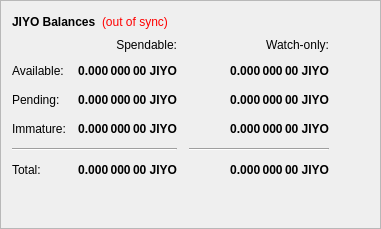
        <widget class="QFrame" name="frame">
         <property name="frameShape">
          <enum>QFrame::StyledPanel</enum>
         </property>
         <property name="frameShadow">
          <enum>QFrame::Raised</enum>
         </property>
         <layout class="QVBoxLayout" name="verticalLayout_4">
          <item>
           <layout class="QHBoxLayout" name="horizontalLayout_4">
            <item>
             <widget class="QLabel" name="label_5">
              <property name="font">
               <font>
                <weight>75</weight>
                <bold>true</bold>
               </font>
              </property>
              <property name="text">
               <string>JIYO Balances</string>
              </property>
             </widget>
            </item>
            <item>
             <widget class="QLabel" name="labelWalletStatus">
              <property name="cursor">
               <cursorShape>WhatsThisCursor</cursorShape>
              </property>
              <property name="toolTip">
               <string>The displayed information may be out of date. Your wallet automatically synchronizes with the Jiyo network after a connection is established, but this process has not completed yet.</string>
              </property>
              <property name="styleSheet">
               <string notr="true">QLabel { color: red; }</string>
              </property>
              <property name="text">
               <string notr="true">(out of sync)</string>
              </property>
              <property name="alignment">
               <set>Qt::AlignLeading|Qt::AlignLeft|Qt::AlignVCenter</set>
              </property>
             </widget>
            </item>
            <item>
             <spacer name="horizontalSpacer_3">
              <property name="orientation">
               <enum>Qt::Horizontal</enum>
              </property>
              <property name="sizeHint" stdset="0">
               <size>
                <width>40</width>
                <height>20</height>
               </size>
              </property>
             </spacer>
            </item>
           </layout>
          </item>
          <item>
           <layout class="QGridLayout" name="gridLayout">
            <property name="spacing">
             <number>12</number>
            </property>
            <item row="2" column="2">
             <widget class="QLabel" name="labelWatchPending">
              <property name="font">
               <font>
                <weight>75</weight>
                <bold>true</bold>
               </font>
              </property>
              <property name="cursor">
               <cursorShape>IBeamCursor</cursorShape>
              </property>
              <property name="toolTip">
               <string>Unconfirmed transactions to watch-only addresses</string>
              </property>
              <property name="text">
               <string notr="true">0.000 000 00 JIYO</string>
              </property>
              <property name="alignment">
               <set>Qt::AlignRight|Qt::AlignTrailing|Qt::AlignVCenter</set>
              </property>
              <property name="textInteractionFlags">
               <set>Qt::LinksAccessibleByMouse|Qt::TextSelectableByKeyboard|Qt::TextSelectableByMouse</set>
              </property>
             </widget>
            </item>
            <item row="2" column="1">
             <widget class="QLabel" name="labelUnconfirmed">
              <property name="font">
               <font>
                <weight>75</weight>
                <bold>true</bold>
               </font>
              </property>
              <property name="cursor">
               <cursorShape>IBeamCursor</cursorShape>
              </property>
              <property name="toolTip">
               <string>Total of transactions that have yet to be confirmed, and do not yet count toward the spendable balance</string>
              </property>
              <property name="text">
               <string notr="true">0.000 000 00 JIYO</string>
              </property>
              <property name="alignment">
               <set>Qt::AlignRight|Qt::AlignTrailing|Qt::AlignVCenter</set>
              </property>
              <property name="textInteractionFlags">
               <set>Qt::LinksAccessibleByMouse|Qt::TextSelectableByKeyboard|Qt::TextSelectableByMouse</set>
              </property>
             </widget>
            </item>
            <item row="3" column="2">
             <widget class="QLabel" name="labelWatchImmature">
              <property name="font">
               <font>
                <weight>75</weight>
                <bold>true</bold>
               </font>
              </property>
              <property name="cursor">
               <cursorShape>IBeamCursor</cursorShape>
              </property>
              <property name="toolTip">
               <string>Staked or masternode rewards in watch-only addresses that has not yet matured</string>
              </property>
              <property name="text">
               <string notr="true">0.000 000 00 JIYO</string>
              </property>
              <property name="alignment">
               <set>Qt::AlignRight|Qt::AlignTrailing|Qt::AlignVCenter</set>
              </property>
              <property name="textInteractionFlags">
               <set>Qt::LinksAccessibleByMouse|Qt::TextSelectableByKeyboard|Qt::TextSelectableByMouse</set>
              </property>
             </widget>
            </item>
            <item row="4" column="0" colspan="2">
             <widget class="Line" name="lineSpendableBalance">
              <property name="orientation">
               <enum>Qt::Horizontal</enum>
              </property>
             </widget>
            </item>
            <item row="4" column="2">
             <widget class="Line" name="lineWatchBalance">
              <property name="sizePolicy">
               <sizepolicy hsizetype="Preferred" vsizetype="Fixed">
                <horstretch>0</horstretch>
                <verstretch>0</verstretch>
               </sizepolicy>
              </property>
              <property name="minimumSize">
               <size>
                <width>140</width>
                <height>0</height>
               </size>
              </property>
              <property name="orientation">
               <enum>Qt::Horizontal</enum>
              </property>
             </widget>
            </item>
            <item row="5" column="0">
             <widget class="QLabel" name="labelTotalText">
              <property name="text">
               <string>Total:</string>
              </property>
             </widget>
            </item>
            <item row="3" column="1">
             <widget class="QLabel" name="labelImmature">
              <property name="font">
               <font>
                <weight>75</weight>
                <bold>true</bold>
               </font>
              </property>
              <property name="cursor">
               <cursorShape>IBeamCursor</cursorShape>
              </property>
              <property name="toolTip">
               <string>Staked or masternode rewards that has not yet matured</string>
              </property>
              <property name="text">
               <string notr="true">0.000 000 00 JIYO</string>
              </property>
              <property name="alignment">
               <set>Qt::AlignRight|Qt::AlignTrailing|Qt::AlignVCenter</set>
              </property>
              <property name="textInteractionFlags">
               <set>Qt::LinksAccessibleByMouse|Qt::TextSelectableByKeyboard|Qt::TextSelectableByMouse</set>
              </property>
             </widget>
            </item>
            <item row="2" column="3">
             <spacer name="horizontalSpacer_2">
              <property name="orientation">
               <enum>Qt::Horizontal</enum>
              </property>
              <property name="sizeHint" stdset="0">
               <size>
                <width>40</width>
                <height>20</height>
               </size>
              </property>
             </spacer>
            </item>
            <item row="3" column="0">
             <widget class="QLabel" name="labelImmatureText">
              <property name="text">
               <string>Immature:</string>
              </property>
             </widget>
            </item>
            <item row="5" column="1">
             <widget class="QLabel" name="labelTotal">
              <property name="font">
               <font>
                <weight>75</weight>
                <bold>true</bold>
               </font>
              </property>
              <property name="cursor">
               <cursorShape>IBeamCursor</cursorShape>
              </property>
              <property name="toolTip">
               <string>Your current total balance</string>
              </property>
              <property name="text">
               <string notr="true">0.000 000 00 JIYO</string>
              </property>
              <property name="alignment">
               <set>Qt::AlignRight|Qt::AlignTrailing|Qt::AlignVCenter</set>
              </property>
              <property name="textInteractionFlags">
               <set>Qt::LinksAccessibleByMouse|Qt::TextSelectableByKeyboard|Qt::TextSelectableByMouse</set>
              </property>
             </widget>
            </item>
            <item row="5" column="2">
             <widget class="QLabel" name="labelWatchTotal">
              <property name="font">
               <font>
                <weight>75</weight>
                <bold>true</bold>
               </font>
              </property>
              <property name="cursor">
               <cursorShape>IBeamCursor</cursorShape>
              </property>
              <property name="toolTip">
               <string>Current total balance in watch-only addresses</string>
              </property>
              <property name="text">
               <string notr="true">0.000 000 00 JIYO</string>
              </property>
              <property name="alignment">
               <set>Qt::AlignRight|Qt::AlignTrailing|Qt::AlignVCenter</set>
              </property>
              <property name="textInteractionFlags">
               <set>Qt::LinksAccessibleByMouse|Qt::TextSelectableByKeyboard|Qt::TextSelectableByMouse</set>
              </property>
             </widget>
            </item>
            <item row="0" column="2">
             <widget class="QLabel" name="labelWatchonly">
              <property name="text">
               <string>Watch-only:</string>
              </property>
              <property name="alignment">
               <set>Qt::AlignRight|Qt::AlignTrailing|Qt::AlignVCenter</set>
              </property>
             </widget>
            </item>
            <item row="1" column="0">
             <widget class="QLabel" name="labelBalanceText">
              <property name="text">
               <string>Available:</string>
              </property>
             </widget>
            </item>
            <item row="1" column="1">
             <widget class="QLabel" name="labelBalance">
              <property name="font">
               <font>
                <weight>75</weight>
                <bold>true</bold>
               </font>
              </property>
              <property name="cursor">
               <cursorShape>IBeamCursor</cursorShape>
              </property>
              <property name="toolTip">
               <string>Your current spendable balance</string>
              </property>
              <property name="text">
               <string notr="true">0.000 000 00 JIYO</string>
              </property>
              <property name="alignment">
               <set>Qt::AlignRight|Qt::AlignTrailing|Qt::AlignVCenter</set>
              </property>
              <property name="textInteractionFlags">
               <set>Qt::LinksAccessibleByMouse|Qt::TextSelectableByKeyboard|Qt::TextSelectableByMouse</set>
              </property>
             </widget>
            </item>
            <item row="1" column="2">
             <widget class="QLabel" name="labelWatchAvailable">
              <property name="font">
               <font>
                <weight>75</weight>
                <bold>true</bold>
               </font>
              </property>
              <property name="cursor">
               <cursorShape>IBeamCursor</cursorShape>
              </property>
              <property name="toolTip">
               <string>Your current balance in watch-only addresses</string>
              </property>
              <property name="text">
               <string notr="true">0.000 000 00 JIYO</string>
              </property>
              <property name="alignment">
               <set>Qt::AlignRight|Qt::AlignTrailing|Qt::AlignVCenter</set>
              </property>
              <property name="textInteractionFlags">
               <set>Qt::LinksAccessibleByMouse|Qt::TextSelectableByKeyboard|Qt::TextSelectableByMouse</set>
              </property>
             </widget>
            </item>
            <item row="2" column="0">
             <widget class="QLabel" name="labelPendingText">
              <property name="text">
               <string>Pending:</string>
              </property>
             </widget>
            </item>
            <item row="0" column="1">
             <widget class="QLabel" name="labelSpendable">
              <property name="text">
               <string>Spendable:</string>
              </property>
              <property name="alignment">
               <set>Qt::AlignRight|Qt::AlignTrailing|Qt::AlignVCenter</set>
              </property>
             </widget>
            </item>
           </layout>
          </item>
          <item>
           <spacer name="verticalSpacer_4">
            <property name="orientation">
             <enum>Qt::Vertical</enum>
            </property>
            <property name="sizeHint" stdset="0">
             <size>
              <width>20</width>
              <height>40</height>
             </size>
            </property>
           </spacer>
          </item>
         </layout>
        </widget>
